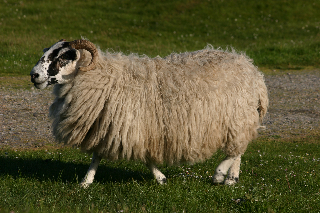
%> input picture lab6_textons/9_1_s.bmp, 320 x 213 px
$ octave example.m   (GNU Octave 9; MATLAB toolbox functions it lacks are replaced by stand-ins)
%> lines starting %> are read from the running program, lines starting %| are printed output that depends on the picture; in (x1, y1, x2, y2) boxes, pixels count from 0 and x2, y2 are one past the last pixel; in counts of white or black regions, pixels touching at a corner belong together; the program's own positions count from 1
### lab6_textons/lib/fbCreate.m
function [fb] = fbCreate(numOrient,startSigma,numScales,scaling,elong)
% function [fb] = fbCreate(numOrient,startSigma,numScales,scaling,elong)
%
% Create a filterbank containing numOrient even and odd-symmetric
% filters and one center-surround filter at numScales scales.
%
% The even-symmetric filter is a Gaussian second derivative.
% The odd-symmetric filter is its Hilbert transform.
%
% See also oeFilter, csFilter, fbRun.
%
% David R. Martin <dmartin@eecs.berkeley.edu>
% March 2003


if nargin<1, numOrient = 8; end
if nargin<2, startSigma = 1; end
if nargin<3,numScales = 2; end
if nargin<4,scaling = sqrt(2); end
if nargin<5,elong = 2; end

support = 3;


fb = cell(2*numOrient,numScales);
for scale = 1:numScales,
  sigma = startSigma * scaling^(scale-1);
  for orient = 1:numOrient,
    theta = (orient-1)/numOrient * pi;
    fb{2*orient-1,scale} = oeFilter(sigma*[elong 1],support,theta, 2,0);
    fb{2*orient,scale} = oeFilter(sigma*[elong 1],support,theta,2,1);
  end
  %fb{2*numOrient+1,scale} = csFilter(sigma*[3 1],support);
end

### lab6_textons/lib/fbRun.m
function [fim] = fbRun(fb,im)
% function [fim] = fbRun(fb,im)
%
% Run a filterbank on an image with reflected boundary conditions.
%
% See also fbCreate,padReflect.
%
% David R. Martin <dmartin@eecs.berkeley.edu>
% March 2003

% find the max filter size
maxsz = max(size(fb{1}));
for i = 1:numel(fb),
  maxsz = max(maxsz,max(size(fb{i})));
end

% pad the image
r = floor(maxsz/2);
impad = padReflect(im,r);

% run the filterbank on the padded image, and crop the result back
% to the original image size
fim = cell(size(fb));
for i = 1:numel(fb),
  if size(fb{i},1)<50,
    fim{i} = conv2(impad,fb{i},'same');
  else
    fim{i} = fftconv2(impad,fb{i});
  end
  fim{i} = fim{i}(r+1:end-r,r+1:end-r);
end

### lab6_textons/lib/padReflect.m
function [impad] = padReflect(im,r)
% function [impad] = padReflect(im,r)
%
% Pad an image with a border of size r, and reflect the image into
% the border.
%
% David R. Martin <dmartin@eecs.berkeley.edu>
% March 2003

impad = zeros(size(im)+2*r);
impad(r+1:end-r,r+1:end-r) = im; % middle
impad(1:r,r+1:end-r) = flipud(im(1:r,:)); % top
impad(end-r+1:end,r+1:end-r) = flipud(im(end-r+1:end,:)); % bottom
impad(r+1:end-r,1:r) = fliplr(im(:,1:r)); % left
impad(r+1:end-r,end-r+1:end) = fliplr(im(:,end-r+1:end)); % right
impad(1:r,1:r) = flipud(fliplr(im(1:r,1:r))); % top-left
impad(1:r,end-r+1:end) = flipud(fliplr(im(1:r,end-r+1:end))); % top-right
impad(end-r+1:end,1:r) = flipud(fliplr(im(end-r+1:end,1:r))); % bottom-left
impad(end-r+1:end,end-r+1:end) = flipud(fliplr(im(end-r+1:end,end-r+1:end))); % bottom-right

### lab6_textons/lib/computeTextons.m
function [map,textons] = computeTextons(fim,k)
% function [map,textons] = computeTextons(fim,k)

d = numel(fim);
n = numel(fim{1});
data = zeros(d,n);
for i = 1:d,
  data(i,:) = fim{i}(:)';
end

[map,textons] = kmeans(data',k);
[w,h] = size(fim{1});
map = reshape(map,w,h);

### lab6_textons/example.m

addpath('lib')
clear all;close all;clc;

% create filter bank
[fb] = fbCreate;


% imagen de referencia para construir diccionario de textones
im1=double(rgb2gray(imread('9_1_s.bmp')))/255;
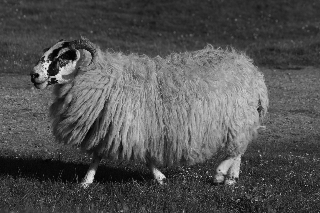
%> im1: size 213x320 double; min 0.00392, max 0.925, mean 0.322
im2=double(rgb2gray(imread('6_1_s.bmp')))/255;
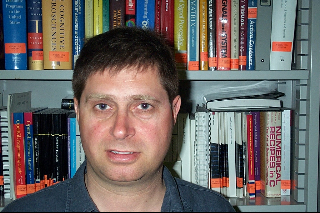
%> input picture lab6_textons/6_1_s.bmp, 320 x 213 px
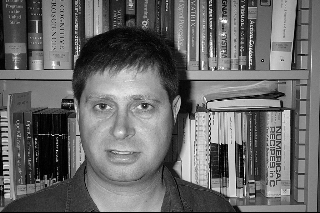
%> im2: size 213x320 double; min 0, max 0.996, mean 0.408
im = [im1 im2];
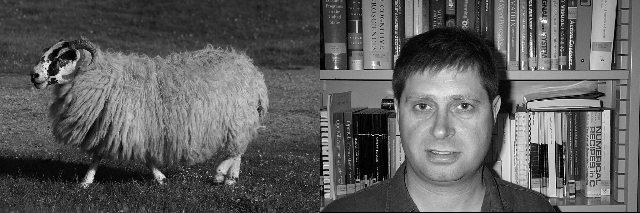
%> im: size 213x640 double; min 0, max 0.996, mean 0.365
% numero de textones en diccionario
k = 50;

% diccionario de textones
[map,textons] = computeTextons(fbRun(fb,im),k);
%> in padReflect, `impad(r+1:end-r,r+1:end-r) = im;`:
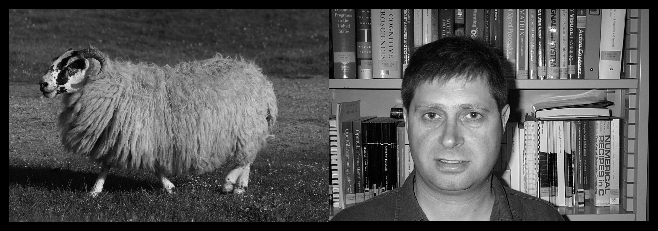
%> impad: size 231x658 double; min 0, max 0.996, mean 0.327
%> in padReflect, `impad(r+1:end-r,end-r+1:end) = fliplr(im(:,end-r+1:end));`:
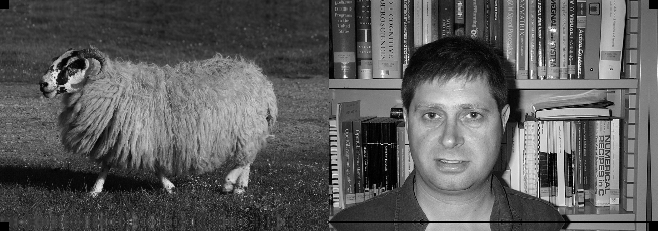
%> impad: size 231x658 double; min 0, max 0.996, mean 0.357
%> in padReflect, `impad(1:r,1:r) = flipud(fliplr(im(1:r,1:r)));`: impad: size 231x658 double; 0.05% of pixels changed, all inside (x1, y1, x2, y2) = (0, 0, 9, 9)
%> in padReflect, `impad(1:r,end-r+1:end) = flipud(fliplr(im(1:r,end-r+1:end)));`: impad: size 231x658 double; min 0, max 0.996, mean 0.357; mean of the top-left, top-right, bottom-left and bottom-right quarters 0.329, 0.396, 0.293, 0.412
%> in padReflect, `impad(end-r+1:end,1:r) = flipud(fliplr(im(end-r+1:end,1:r)));`:
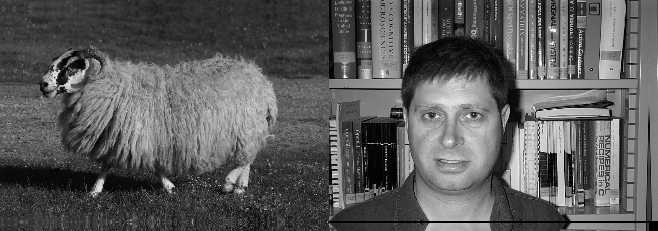
%> impad: size 231x658 double; min 0, max 0.996, mean 0.357; mean of the top-left, top-right, bottom-left and bottom-right quarters 0.329, 0.396, 0.294, 0.412
%> in padReflect, `impad(end-r+1:end,end-r+1:end) = flipud(fliplr(im(end-r+1:end,end-r+1:..`: impad: size 231x658 double; 0.05% of pixels changed, all inside (x1, y1, x2, y2) = (649, 223, 658, 231)
%> after the loop in fbRun, `for i = 1:numel(fb),`: fim = 32 items
%> in computeTextons, `n = numel(fim{1});`: n = 136320
%> (the run ends here)
